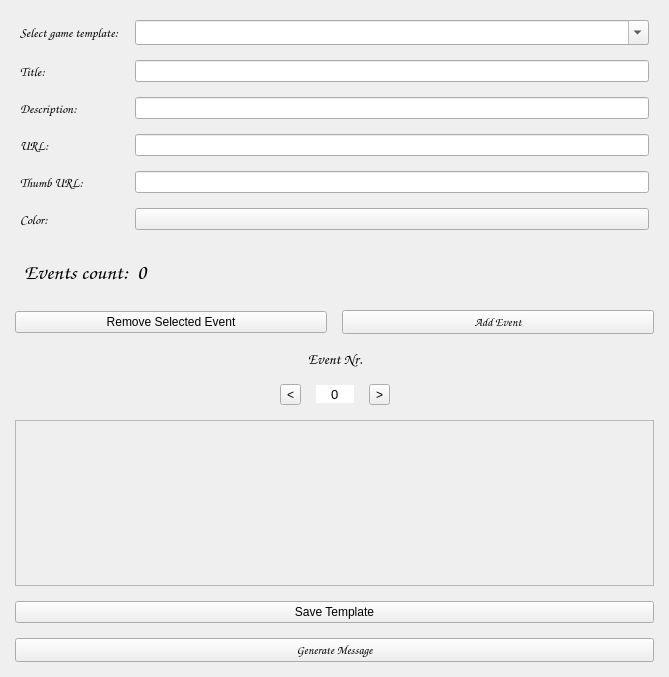
<?xml version="1.0" encoding="UTF-8"?>
<ui version="4.0">
 <class>mainWindow</class>
 <widget class="QMainWindow" name="mainWindow">
  <property name="geometry">
   <rect>
    <x>0</x>
    <y>0</y>
    <width>669</width>
    <height>677</height>
   </rect>
  </property>
  <property name="sizePolicy">
   <sizepolicy hsizetype="MinimumExpanding" vsizetype="MinimumExpanding">
    <horstretch>1</horstretch>
    <verstretch>1</verstretch>
   </sizepolicy>
  </property>
  <property name="minimumSize">
   <size>
    <width>0</width>
    <height>0</height>
   </size>
  </property>
  <property name="maximumSize">
   <size>
    <width>2000</width>
    <height>2000</height>
   </size>
  </property>
  <property name="windowTitle">
   <string>Event Message Generator</string>
  </property>
  <property name="windowIcon">
   <iconset>
    <normaloff>C:/Users/Dimitry/.designer/backup/icon.png</normaloff>C:/Users/Dimitry/.designer/backup/icon.png</iconset>
  </property>
  <widget class="QWidget" name="centralwidget">
   <property name="sizePolicy">
    <sizepolicy hsizetype="MinimumExpanding" vsizetype="MinimumExpanding">
     <horstretch>0</horstretch>
     <verstretch>0</verstretch>
    </sizepolicy>
   </property>
   <layout class="QVBoxLayout" name="verticalLayout_2">
    <property name="spacing">
     <number>15</number>
    </property>
    <property name="leftMargin">
     <number>15</number>
    </property>
    <property name="topMargin">
     <number>15</number>
    </property>
    <property name="rightMargin">
     <number>15</number>
    </property>
    <property name="bottomMargin">
     <number>15</number>
    </property>
    <item>
     <layout class="QFormLayout" name="formLayout">
      <property name="sizeConstraint">
       <enum>QLayout::SetMaximumSize</enum>
      </property>
      <property name="fieldGrowthPolicy">
       <enum>QFormLayout::AllNonFixedFieldsGrow</enum>
      </property>
      <property name="rowWrapPolicy">
       <enum>QFormLayout::DontWrapRows</enum>
      </property>
      <property name="leftMargin">
       <number>5</number>
      </property>
      <property name="topMargin">
       <number>5</number>
      </property>
      <property name="rightMargin">
       <number>5</number>
      </property>
      <property name="bottomMargin">
       <number>5</number>
      </property>
      <item row="0" column="0">
       <widget class="QLabel" name="label_6">
        <property name="font">
         <font>
          <family>Comic Sans MS</family>
          <pointsize>10</pointsize>
         </font>
        </property>
        <property name="text">
         <string>Select game template:</string>
        </property>
       </widget>
      </item>
      <item row="0" column="1">
       <widget class="QComboBox" name="comboSelectGame">
        <property name="font">
         <font>
          <family>Verdana</family>
          <pointsize>10</pointsize>
         </font>
        </property>
        <property name="editable">
         <bool>true</bool>
        </property>
       </widget>
      </item>
      <item row="1" column="0">
       <widget class="QLabel" name="label">
        <property name="font">
         <font>
          <family>Comic Sans MS</family>
          <pointsize>10</pointsize>
         </font>
        </property>
        <property name="text">
         <string>Title:</string>
        </property>
       </widget>
      </item>
      <item row="1" column="1">
       <widget class="QLineEdit" name="inputTitle">
        <property name="font">
         <font>
          <family>Verdana</family>
          <pointsize>8</pointsize>
         </font>
        </property>
       </widget>
      </item>
      <item row="2" column="0">
       <widget class="QLabel" name="label_2">
        <property name="font">
         <font>
          <family>Comic Sans MS</family>
          <pointsize>10</pointsize>
         </font>
        </property>
        <property name="text">
         <string>Description:</string>
        </property>
       </widget>
      </item>
      <item row="2" column="1">
       <widget class="QLineEdit" name="inputDescription">
        <property name="font">
         <font>
          <family>Verdana</family>
          <pointsize>8</pointsize>
         </font>
        </property>
       </widget>
      </item>
      <item row="3" column="0">
       <widget class="QLabel" name="label_3">
        <property name="font">
         <font>
          <family>Comic Sans MS</family>
          <pointsize>10</pointsize>
         </font>
        </property>
        <property name="text">
         <string>URL:</string>
        </property>
       </widget>
      </item>
      <item row="3" column="1">
       <widget class="QLineEdit" name="inputURL">
        <property name="font">
         <font>
          <family>Verdana</family>
          <pointsize>8</pointsize>
         </font>
        </property>
       </widget>
      </item>
      <item row="4" column="0">
       <widget class="QLabel" name="label_4">
        <property name="font">
         <font>
          <family>Comic Sans MS</family>
          <pointsize>10</pointsize>
         </font>
        </property>
        <property name="text">
         <string>Thumb URL:</string>
        </property>
       </widget>
      </item>
      <item row="4" column="1">
       <widget class="QLineEdit" name="inputThumb">
        <property name="font">
         <font>
          <family>Verdana</family>
          <pointsize>8</pointsize>
         </font>
        </property>
       </widget>
      </item>
      <item row="6" column="0">
       <widget class="QLabel" name="label_5">
        <property name="font">
         <font>
          <family>Comic Sans MS</family>
          <pointsize>10</pointsize>
         </font>
        </property>
        <property name="text">
         <string>Color:</string>
        </property>
       </widget>
      </item>
      <item row="6" column="1">
       <widget class="QPushButton" name="btnColorPicker">
        <property name="font">
         <font>
          <family>Verdana</family>
          <pointsize>8</pointsize>
         </font>
        </property>
        <property name="styleSheet">
         <string notr="true"/>
        </property>
        <property name="text">
         <string/>
        </property>
        <property name="default">
         <bool>false</bool>
        </property>
        <property name="flat">
         <bool>false</bool>
        </property>
       </widget>
      </item>
     </layout>
    </item>
    <item>
     <widget class="QFrame" name="horizontalFrame">
      <property name="minimumSize">
       <size>
        <width>0</width>
        <height>30</height>
       </size>
      </property>
      <property name="maximumSize">
       <size>
        <width>16777215</width>
        <height>50</height>
       </size>
      </property>
      <property name="font">
       <font>
        <family>Comic Sans MS</family>
       </font>
      </property>
      <property name="layoutDirection">
       <enum>Qt::LeftToRight</enum>
      </property>
      <property name="frameShape">
       <enum>QFrame::NoFrame</enum>
      </property>
      <property name="frameShadow">
       <enum>QFrame::Plain</enum>
      </property>
      <layout class="QGridLayout" name="gridLayout" rowstretch="0" columnstretch="0">
       <property name="sizeConstraint">
        <enum>QLayout::SetNoConstraint</enum>
       </property>
       <item row="0" column="0">
        <layout class="QFormLayout" name="formLayout_2">
         <item row="0" column="0">
          <widget class="QLabel" name="label_7">
           <property name="font">
            <font>
             <pointsize>16</pointsize>
            </font>
           </property>
           <property name="text">
            <string>Events count:</string>
           </property>
          </widget>
         </item>
         <item row="0" column="1">
          <widget class="QLabel" name="lblCount">
           <property name="font">
            <font>
             <pointsize>16</pointsize>
            </font>
           </property>
           <property name="text">
            <string>0</string>
           </property>
          </widget>
         </item>
        </layout>
       </item>
      </layout>
     </widget>
    </item>
    <item>
     <layout class="QHBoxLayout" name="horizontalLayout_2">
      <item>
       <widget class="QPushButton" name="btnRemoveEvent">
        <property name="text">
         <string>Remove Selected Event</string>
        </property>
       </widget>
      </item>
      <item>
       <widget class="QPushButton" name="btnAddEvent">
        <property name="font">
         <font>
          <family>Comic Sans MS</family>
         </font>
        </property>
        <property name="text">
         <string>Add Event</string>
        </property>
       </widget>
      </item>
     </layout>
    </item>
    <item>
     <layout class="QHBoxLayout" name="horizontalLayout_3">
      <item>
       <spacer name="horizontalSpacer_3">
        <property name="orientation">
         <enum>Qt::Horizontal</enum>
        </property>
        <property name="sizeHint" stdset="0">
         <size>
          <width>40</width>
          <height>20</height>
         </size>
        </property>
       </spacer>
      </item>
      <item>
       <widget class="QLabel" name="label_9">
        <property name="font">
         <font>
          <family>Comic Sans MS</family>
          <pointsize>11</pointsize>
         </font>
        </property>
        <property name="text">
         <string>Event Nr.</string>
        </property>
        <property name="textFormat">
         <enum>Qt::PlainText</enum>
        </property>
        <property name="alignment">
         <set>Qt::AlignCenter</set>
        </property>
       </widget>
      </item>
      <item>
       <spacer name="horizontalSpacer_4">
        <property name="orientation">
         <enum>Qt::Horizontal</enum>
        </property>
        <property name="sizeHint" stdset="0">
         <size>
          <width>40</width>
          <height>20</height>
         </size>
        </property>
       </spacer>
      </item>
     </layout>
    </item>
    <item>
     <layout class="QHBoxLayout" name="horizontalLayout">
      <item>
       <spacer name="horizontalSpacer">
        <property name="orientation">
         <enum>Qt::Horizontal</enum>
        </property>
        <property name="sizeHint" stdset="0">
         <size>
          <width>40</width>
          <height>20</height>
         </size>
        </property>
       </spacer>
      </item>
      <item>
       <widget class="QToolButton" name="toolButton">
        <property name="text">
         <string>&lt;</string>
        </property>
       </widget>
      </item>
      <item>
       <widget class="QSpinBox" name="inputPage">
        <property name="minimumSize">
         <size>
          <width>38</width>
          <height>0</height>
         </size>
        </property>
        <property name="font">
         <font>
          <pointsize>10</pointsize>
         </font>
        </property>
        <property name="wrapping">
         <bool>false</bool>
        </property>
        <property name="frame">
         <bool>false</bool>
        </property>
        <property name="alignment">
         <set>Qt::AlignCenter</set>
        </property>
        <property name="readOnly">
         <bool>false</bool>
        </property>
        <property name="buttonSymbols">
         <enum>QAbstractSpinBox::NoButtons</enum>
        </property>
        <property name="keyboardTracking">
         <bool>false</bool>
        </property>
        <property name="prefix">
         <string notr="true"/>
        </property>
        <property name="minimum">
         <number>0</number>
        </property>
        <property name="maximum">
         <number>0</number>
        </property>
        <property name="stepType">
         <enum>QAbstractSpinBox::DefaultStepType</enum>
        </property>
       </widget>
      </item>
      <item>
       <widget class="QToolButton" name="toolButton_2">
        <property name="text">
         <string>&gt;</string>
        </property>
       </widget>
      </item>
      <item>
       <spacer name="horizontalSpacer_2">
        <property name="orientation">
         <enum>Qt::Horizontal</enum>
        </property>
        <property name="sizeHint" stdset="0">
         <size>
          <width>40</width>
          <height>20</height>
         </size>
        </property>
       </spacer>
      </item>
     </layout>
    </item>
    <item>
     <widget class="QStackedWidget" name="stackedWidget">
      <property name="sizePolicy">
       <sizepolicy hsizetype="Preferred" vsizetype="Preferred">
        <horstretch>0</horstretch>
        <verstretch>0</verstretch>
       </sizepolicy>
      </property>
      <property name="minimumSize">
       <size>
        <width>21</width>
        <height>0</height>
       </size>
      </property>
      <property name="frameShape">
       <enum>QFrame::StyledPanel</enum>
      </property>
      <property name="frameShadow">
       <enum>QFrame::Plain</enum>
      </property>
      <property name="currentIndex">
       <number>0</number>
      </property>
      <widget class="QWidget" name="page"/>
     </widget>
    </item>
    <item>
     <widget class="QPushButton" name="btnSaveTemplate">
      <property name="text">
       <string>Save Template</string>
      </property>
     </widget>
    </item>
    <item>
     <widget class="QPushButton" name="btnGenerate">
      <property name="font">
       <font>
        <family>Comic Sans MS</family>
       </font>
      </property>
      <property name="text">
       <string>Generate Message</string>
      </property>
     </widget>
    </item>
   </layout>
   <zorder>stackedWidget</zorder>
   <zorder>horizontalFrame</zorder>
   <zorder>btnGenerate</zorder>
   <zorder>horizontalLayoutWidget_2</zorder>
   <zorder>horizontalLayoutWidget</zorder>
   <zorder>horizontalLayoutWidget_3</zorder>
   <zorder>btnSaveTemplate</zorder>
  </widget>
 </widget>
 <tabstops>
  <tabstop>inputThumb</tabstop>
  <tabstop>inputURL</tabstop>
  <tabstop>inputDescription</tabstop>
  <tabstop>inputTitle</tabstop>
  <tabstop>comboSelectGame</tabstop>
 </tabstops>
 <resources/>
 <connections>
  <connection>
   <sender>stackedWidget</sender>
   <signal>currentChanged(int)</signal>
   <receiver>inputPage</receiver>
   <slot>setValue(int)</slot>
   <hints>
    <hint type="sourcelabel">
     <x>312</x>
     <y>416</y>
    </hint>
    <hint type="destinationlabel">
     <x>317</x>
     <y>371</y>
    </hint>
   </hints>
  </connection>
  <connection>
   <sender>inputPage</sender>
   <signal>valueChanged(int)</signal>
   <receiver>stackedWidget</receiver>
   <slot>setCurrentIndex(int)</slot>
   <hints>
    <hint type="sourcelabel">
     <x>317</x>
     <y>371</y>
    </hint>
    <hint type="destinationlabel">
     <x>94</x>
     <y>416</y>
    </hint>
   </hints>
  </connection>
  <connection>
   <sender>toolButton</sender>
   <signal>clicked()</signal>
   <receiver>inputPage</receiver>
   <slot>stepDown()</slot>
   <hints>
    <hint type="sourcelabel">
     <x>290</x>
     <y>372</y>
    </hint>
    <hint type="destinationlabel">
     <x>317</x>
     <y>371</y>
    </hint>
   </hints>
  </connection>
  <connection>
   <sender>toolButton_2</sender>
   <signal>clicked()</signal>
   <receiver>inputPage</receiver>
   <slot>stepUp()</slot>
   <hints>
    <hint type="sourcelabel">
     <x>361</x>
     <y>372</y>
    </hint>
    <hint type="destinationlabel">
     <x>317</x>
     <y>371</y>
    </hint>
   </hints>
  </connection>
 </connections>
 <designerdata>
  <property name="gridDeltaX">
   <number>10</number>
  </property>
  <property name="gridDeltaY">
   <number>10</number>
  </property>
  <property name="gridSnapX">
   <bool>true</bool>
  </property>
  <property name="gridSnapY">
   <bool>true</bool>
  </property>
  <property name="gridVisible">
   <bool>true</bool>
  </property>
 </designerdata>
</ui>
